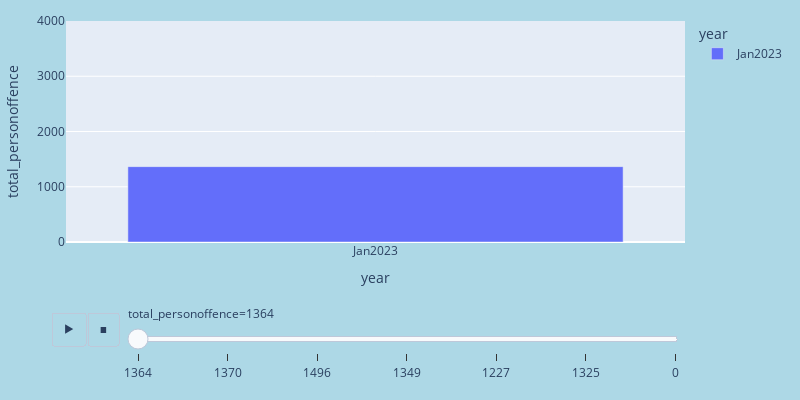

The notebook cell saved with this chart:
### Code cell
fig = px.bar(sumoffences_month2023, x="year", y="total_personoffence", color="year", barmode = "group", animation_frame = "total_personoffence", range_y=[0, 4000], width=800, height=400)
fig.update_layout(
    margin=dict(l=20, r=20, t=20, b=20),
    paper_bgcolor="LightBlue",
)
fig.show()

### Figure 1 — Plotly figure (JSON) as saved in the notebook; plotly's stock layout.template omitted (floating-point values rounded to 4 significant figures)
{"data": [{"alignmentgroup": "True", "hovertemplate": "year=%{x}<br>total_personoffence=%{y}<extra></extra>", "legendgroup": "Jan2023", "marker": {"color": "#636efa", "pattern": {"shape": ""}}, "name": "Jan2023", "offsetgroup": "Jan2023", "orientation": "v", "showlegend": true, "textposition": "auto", "type": "bar", "x": ["Jan2023"], "xaxis": "x", "y": [1364], "yaxis": "y"}], "layout": {"barmode": "group", "height": 400, "legend": {"title": {"text": "year"}, "tracegroupgap": 0}, "margin": {"b": 20, "l": 20, "r": 20, "t": 20}, "paper_bgcolor": "LightBlue", "sliders": [{"active": 0, "currentvalue": {"prefix": "total_personoffence="}, "len": 0.9, "pad": {"b": 10, "t": 60}, "steps": [{"args": [["1364"], {"frame": {"duration": 0, "redraw": true}, "fromcurrent": true, "mode": "immediate", "transition": {"duration": 0, "easing": "linear"}}], "label": "1364", "method": "animate"}, {"args": [["1370"], {"frame": {"duration": 0, "redraw": true}, "fromcurrent": true, "mode": "immediate", "transition": {"duration": 0, "easing": "linear"}}], "label": "1370", "method": "animate"}, {"args": [["1496"], {"frame": {"duration": 0, "redraw": true}, "fromcurrent": true, "mode": "immediate", "transition": {"duration": 0, "easing": "linear"}}], "label": "1496", "method": "animate"}, {"args": [["1349"], {"frame": {"duration": 0, "redraw": true}, "fromcurrent": true, "mode": "immediate", "transition": {"duration": 0, "easing": "linear"}}], "label": "1349", "method": "animate"}, {"args": [["1227"], {"frame": {"duration": 0, "redraw": true}, "fromcurrent": true, "mode": "immediate", "transition": {"duration": 0, "easing": "linear"}}], "label": "1227", "method": "animate"}, {"args": [["1325"], {"frame": {"duration": 0, "redraw": true}, "fromcurrent": true, "mode": "immediate", "transition": {"duration": 0, "easing": "linear"}}], "label": "1325", "method": "animate"}, {"args": [["0"], {"frame": {"duration": 0, "redraw": true}, "fromcurrent": true, "mode": "immediate", "transition": {"duration": 0, "easing": "linear"}}], "label": "0", "method": "animate"}], "x": 0.1, "xanchor": "left", "y": 0, "yanchor": "top"}], "updatemenus": [{"buttons": [{"args": [null, {"frame": {"duration": 500, "redraw": true}, "fromcurrent": true, "mode": "immediate", "transition": {"duration": 500, "easing": "linear"}}], "label": "&#9654;", "method": "animate"}, {"args": [[null], {"frame": {"duration": 0, "redraw": true}, "fromcurrent": true, "mode": "immediate", "transition": {"duration": 0, "easing": "linear"}}], "label": "&#9724;", "method": "animate"}], "direction": "left", "pad": {"r": 10, "t": 70}, "showactive": false, "type": "buttons", "x": 0.1, "xanchor": "right", "y": 0, "yanchor": "top"}], "width": 800, "xaxis": {"anchor": "y", "categoryarray": ["Jan2023", "Feb2023", "Mar2023", "Apr2023", "May2023", "Jun2023", "Jul2023", "Aug2023", "Sep2023", "Oct2023", "Nov2023", "Dec2023"], "categoryorder": "array", "domain": [0, 1], "title": {"text": "year"}}, "yaxis": {"anchor": "x", "categoryarray": [0, 1325, 1227, 1349, 1496, 1370, 1364], "categoryorder": "array", "domain": [0, 1], "range": [0, 4000], "title": {"text": "total_personoffence"}}}}
